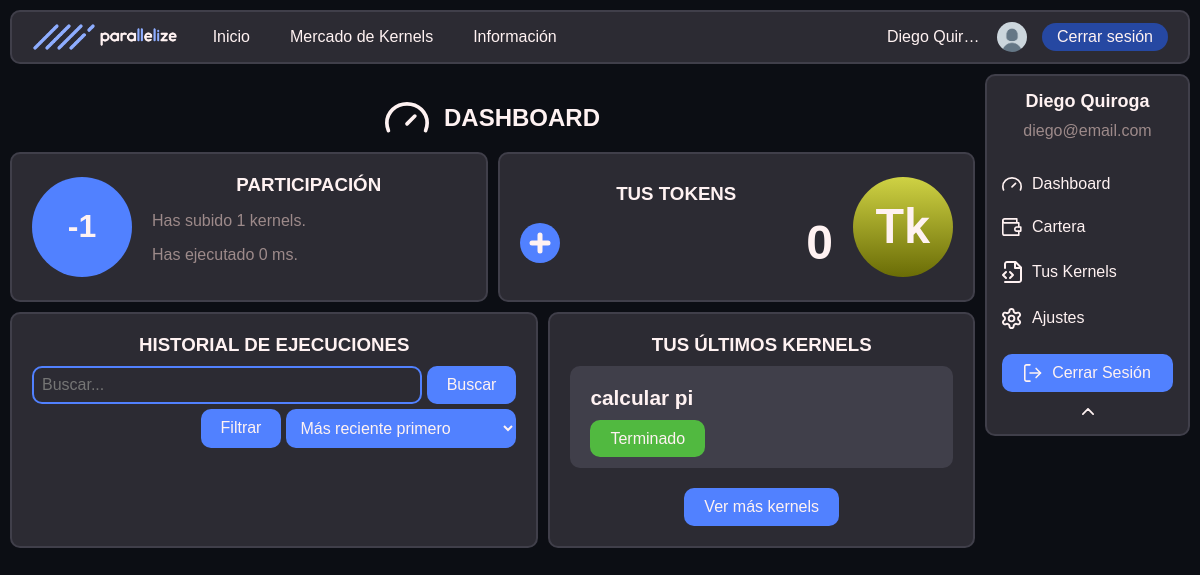
/user_dashboard.php (signed in), run on the app's committed database.
### tables this page shows
CREATE TABLE `users` (
  `user_email` varchar(60) NOT NULL,
  `user_password` varchar(60) NOT NULL,
  `millis_crunched` int(11) NOT NULL DEFAULT 0,
  `ranking` int(11) NOT NULL DEFAULT -1,
  `tokens` double NOT NULL DEFAULT 0,
  `last_active` date NOT NULL DEFAULT current_timestamp(),
  `blocked` tinyint(1) NOT NULL DEFAULT 0,
  `user_name` varchar(20) NOT NULL,
  `is_admin` tinyint(1) NOT NULL DEFAULT 0
);

CREATE TABLE `kernels` (
  `name` varchar(30) NOT NULL,
  `is_finished` tinyint(1) NOT NULL,
  `user_email` varchar(60) NOT NULL,
  `id` int(11) NOT NULL,
  `js_code` longtext NOT NULL,
  `reward_per_line` double NOT NULL,
  `total_reward` double NOT NULL,
  `description` longtext NOT NULL,
  `upload_time` timestamp NOT NULL DEFAULT current_timestamp(),
  `iteration_count` bigint(20) NOT NULL
);

### includes/src/dao/Usuario.php (called while the page is built, shortened)
<?php
class Usuario
{
    private $user_name;
    private $user_email;
    private $millis_crunched;
    private $ranking;
    private $tokens;
    public static function buscaUsuario($user_email)
    {
        $conn = Aplicacion::getInstance()->getConexionBd();
        $query = sprintf("SELECT * FROM users U WHERE U.user_email = '%s'", $conn->real_escape_string($user_email));
        $rs = $conn->query($query);
        if ($rs->num_rows == 0) {
            return false;
        } else {
            $fila = $rs->fetch_assoc();
            return new Usuario($fila['user_name'], $fila['user_email'], $fila['user_password'],
                $fila['millis_crunched'], $fila['ranking'], $fila['tokens'], $fila['last_active'], $fila['blocked'],
                $fila['is_admin']);
        }
    }
    public function __construct($user_name, $user_email, $user_password, $millis_crunched, $ranking, $tokens, $last_active, $blocked, $is_admin)
    {
        $this->user_name = $user_name;
        $this->user_email = $user_email;
        $this->millis_crunched = $millis_crunched;
        $this->ranking = $ranking;
        $this->tokens = $tokens;
    }
    public function getName()
    {
        return $this->user_name;
    }
    public function getEmail()
    {
        return $this->user_email;
    }
    public function gettokens()
    {
        return $this->tokens;
    }
    public function getMsCrunched()
    {
        return $this->millis_crunched;
    }
    public function getKernelCount()
    {
        return sizeof(\parallelize_namespace\Kernel::buscaKernelDeUsuario($this));
    }
    public function getKernels()
    {
        return \parallelize_namespace\Kernel::buscaKernelDeUsuario($this);
    }
    public function getPicUrl()
    {
        return RUTA_IMGS."/default_profile_pic.png";
    }
    public function getRanking(){
        return $this->ranking;
    }
}

### includes/src/dao/Kernel.php (called while the page is built, shortened)
<?php
class Kernel
{
    private $name;
    private $id;
    private $iteration_count;
    private $segment_cache;
    public static function buscaKernelDeUsuario(Usuario $user)
    {
        $conn = Aplicacion::getInstance()->getConexionBd();
        $query = sprintf("SELECT * FROM kernels K WHERE K.user_email = '%s'", $conn->real_escape_string($user->getEmail()));
        $rs = $conn->query($query);
        $raw_kernels = $rs->fetch_all(MYSQLI_ASSOC);
        $ret = [];
        foreach ($raw_kernels as $rk) {
            $ret[] = new Kernel(
                $rk['name'],
                $rk['user_email'],
                $rk['id'],
                $rk['js_code'],
                $rk['description'],
                $rk['total_reward'],
                $rk['reward_per_line'],
                $rk["iteration_count"],
                $rk['upload_time']
            );
        }
        return $ret;
    }
    public function __construct($name, $user_email, $id, $js_code, $description, $total_reward, $getreward_per_line, $iteration_count, $upload_time)
    {
        $this->name = $name;
        $this->id = $id;
        $this->iteration_count = $iteration_count;
    }
    public function getname()
    {
        return $this->name;
    }
    public function is_finished()
    {
        for ($i = 0; $i < $this->iteration_count; $i++) {
            $res = $this->result_at($i);
        }
        return true;
    }
    public function result_at($n)
    {
        $seg = null;
        if ($this->segment_cache && $this->segment_cache->contains($n)) {
            $seg = $this->segment_cache;
        } else {
            $seg = \parallelize_namespace\ExecutionSegment::buscaSegmentosConKernelIdQueContenganIt($this->id, $n);
            $this->segment_cache = $seg;
        }
        $sub_index = $n - $seg->getiteration_start();
        $res_list = explode(",", $seg->getresults());
        if (isset($res_list[$sub_index])) {
            return $res_list[$sub_index];
        }
        return "not_solved";
    }
    public function getid()
    {
        return $this->id;
    }
}

### includes/src/dao/ExecutionSegment.php (called while the page is built, shortened)
<?php
class ExecutionSegment
{
    private $results;
    private $iteration_start;
    private $iteration_end;
    public static function buscaSegmentosConKernelIdQueContenganIt($id, $it)
    {
        $conn = Aplicacion::getInstance()->getConexionBd();
        $ret = null;
        $query = sprintf(
            "SELECT * FROM execution_segments K WHERE K.kernel_id = '%s' && K.iteration_start <= %d && K.iteration_end > %d",
            $conn->real_escape_string($id),
            $conn->real_escape_string($it),
            $conn->real_escape_string($it)
        );
        $rs = $conn->query($query);
        if (mysqli_num_rows($rs)) {
            $rk = $rs->fetch_assoc();
            $ret = new ExecutionSegment(
                $rk['user_email'],
                $rk['start_time'],
                $rk['kernel_id'],
                $rk['results'],
                $rk['iteration_start'],
                $rk['iteration_end'],
            );
        }
        return $ret;
    }
    public function __construct($user_email, $start_time, $kernel_id, $results, $iteration_start, $iteration_end)
    {
        $this->results = $results;
        $this->iteration_start = $iteration_start;
        $this->iteration_end = $iteration_end;
    }
    public function getresults()
    {
        return $this->results;
    }
    public function getiteration_start()
    {
        return $this->iteration_start;
    }
    public function contains($n)
    {
        return $n >= $this->iteration_start && $n < $this->iteration_end;
    }
}

### user_dashboard.php (the view, shortened to what this page needs)
<?php
$user = \parallelize_namespace\Usuario::buscaUsuario($_SESSION["user_email"]);
?>
<!DOCTYPE html>
<html lang="es">
<head>
    <link rel="stylesheet" href="<?= RUTA_CSS ?>/nav_bar.css">
    <link rel="stylesheet" href="<?= RUTA_CSS ?>/user_nav_bar.css">
    <link rel="stylesheet" href="<?= RUTA_CSS ?>/user_dashboard.css">
</head>
<body>
    <?php require("includes/src/vistas/user_nav_bar.php") ?>
    <?php require("includes/src/vistas/nav_bar.php") ?>
    <div class="main-container">
        <div id="user-panel">
            <div class="header">
                <img src="./<?= RUTA_SVG ?>/Dashboard_i.svg" alt="" width="44">
                <h2>DASHBOARD</h2>
            </div>
            <div class="sections-container">
                <div class="section section-h">
                    <div class="ranking circle-border c-h-blue">
                        <?= $user->getRanking() ?>
                    </div>
                    <div class="lateral-info">
                        <h3 class="title">PARTICIPACIÓN</h3>
                        <p class="t-muted">Has subido
                            <?= $user->getKernelCount() ?>
                            kernels.
                        </p>
                        <p class="t-muted">Has ejecutado
                            <?= $user->getMsCrunched() ?>
                            ms.
                        </p>
                    </div>
                </div>
                <div class="section section-h">
                    <?php require("includes/src/vistas/token_big_info.php") ?>
                </div>
                <div class="section">
                    <h3 class="title">HISTORIAL DE EJECUCIONES</h3>
                    <form class="search-form" action="">
                        <div class="main-panel">
                            <input class="input-field" type="text" name="" id="" placeholder="Buscar...">
                            <button class="button c-h-blue" type="submit">Buscar</button>
                        </div>
                        <div class="option-panel">
                            <button class="button c-h-blue">Filtrar</button>
                            <select class="select" name="orderby" id="orderby">
                                <optgroup label="Fecha">
                                    <option value="more recent first">Más reciente primero</option>
                                </optgroup>
                            </select>
                        </div>
                    </form>
                </div>
                <div id="last-kernels" class="section">
                    <h3 class="title">TUS ÚLTIMOS KERNELS</h3>
                    <div class="kernels">
                        <?php if (sizeof($kernels = $user->getKernels()) > 0): ?>
                            <?php
                            $kernels = array_slice($kernels, 0, 3);
                            foreach ($kernels as $k) {
                                $kName = $k->getname();
                                $kRunState = $k->is_finished() ? "Terminado": "Corriendo";
                                $kId = $k->getid();
                                echo <<<HTML
                                    <div class="upload-k"  onclick="location.href='kernel_info.php?id=$kId'">
                                        <h4 class="k-title">$kName</h4>
                                        <span class="button c-green">$kRunState</span>
                                    </div>
                                HTML;
                            }
                            ?>
                        <?php else: ?>
                            <p>Todavía no has subido kernels.
                            <p>
                            <?php endif ?>
                    </div>
                    <button type="button" class="button c-h-blue" onclick="location.href='your_kernels.php'">Ver más
                        kernels</button>
                </div>
            </div>
        </div>
    </div>
</body>
</html>

### includes/src/vistas/user_nav_bar.php (shortened to what this page needs)
<div id="user-nav-bar">
    <div class="header">
        <p class="name">
            <?= \parallelize_namespace\Usuario::buscaUsuario($_SESSION["user_email"])->getName() ?>
        </p>
        <p class="email">
            <?= \parallelize_namespace\Usuario::buscaUsuario($_SESSION["user_email"])->getEmail() ?>
        </p>
    </div>
    <div id="user-nb-options" class="panel">
        <p><a href="user_dashboard.php"><img src="<?= RUTA_SVG ?>/Dashboard_i.svg" alt="" width="20"> Dashboard</a></p>
        <p><a href="wallet.php"><img src="<?= RUTA_SVG ?>/Wallet_i.svg" alt="" width="20"> Cartera</a></p>
        <p><a href="your_kernels.php"><img src="<?= RUTA_SVG ?>/Kernels_i.svg" alt="" width="20"> Tus Kernels</a></p>
        <p><a href="settings.php"><img src="<?= RUTA_SVG ?>/Settings_i.svg" alt="" width="20"> Ajustes</a></p>
        <button class="button c-h-blue" onclick="location.href='logout.php'"><img
                src="./<?= RUTA_SVG ?>/log-out_i.svg" alt="" width="18">Cerrar Sesión</button>
    </div>
    <div class="fold">
        <button id="user-nb-toggle-b" onclick="toggleUserNavBar()"><img src="./<?= RUTA_SVG ?>/Fold_i.svg" alt=""
                width="12"></button>
    </div>
</div>

### includes/src/vistas/nav_bar.php (shortened to what this page needs)
<div id="nav-bar-container">
    <div id="nav-bar">
        <div class="nav-bar-sec">
            <a href="index.php"><img src="<?= RUTA_IMGS ?>/logo-h-dMode.png" alt="" height="30"></a>
            <ul class="links-sec">
                <li><a href="index.php">Inicio</a></li>
                <li><a href="kernel_marketplace.php">Mercado de Kernels</a>
                </li>
                <li><a href="FAQ.php">Información</a>
                </li>
            </ul>
        </div>
        <?php if (isset($_SESSION["user_email"])): ?>
            <div class="nav-bar-sec">
                <p class="username no-margin">
                    <a href="user_dashboard.php">
                        <?= \parallelize_namespace\Usuario::buscaUsuario($_SESSION["user_email"])->getName(); ?>
                    </a>
                </p>
                <a href="user_dashboard.php">
                    <img class="circle-border" src="<?= \parallelize_namespace\Usuario::buscaUsuario($_SESSION["user_email"])->getPicUrl(); ?>" alt=""
                        width="30" height="30"/>
                </a>
                <button class="small-button c-h-b-blue" onclick="location.href='logout.php'">Cerrar
                    sesión</button>
            </div>
        <?php endif; ?>
    </div>
</div>

### includes/src/vistas/token_big_info.php
<div class="lateral-info">
    <h3 class="title">TUS TOKENS</h3>
    <div class="flex-between">
        <button class="circular-button button c-h-blue" onclick="location.href='token_transaction.php'">
            <img src="<?= RUTA_SVG ?>/Plus_i.svg" alt="">
        </button>
        <h3 class="t-big no-margin">
            <?= \parallelize_namespace\Usuario::buscaUsuario($_SESSION["user_email"])->gettokens() ?>
        </h3>
    </div>
</div>
<img src="<?= RUTA_SVG ?>/Token_i.svg" alt="" width="100" heigh="100">

### css/nav_bar.css (style rules this page uses)
#nav-bar-container { position: sticky; top: 0px; padding: 10px; width: 100%; box-sizing: border-box; }
#nav-bar { background-color: var(--gris); height: 54px; padding: 0px 20px; box-sizing: border-box; display: flex; align-items: center; justify-content: space-between; border-radius: 10px; width: 100%; border: 2px solid var(--h-gris); }
#nav-bar > .nav-bar-sec { display: flex; gap: 15px; align-items: center; }
#nav-bar ul { list-style-type: none; margin: 0; padding: 0; }
#nav-bar li { padding: 16px 20px; transition: all 0.3s; }
#nav-bar a { color: inherit; text-decoration: none; }
#nav-bar a > img { display: block; }
#nav-bar .username { max-width: 95px; text-overflow: ellipsis; white-space: nowrap; overflow: hidden; }
#nav-bar > .nav-bar-sec > ul > li { display: inline-block; }
#nav-bar > .nav-bar-sec > ul { display: flex; align-items: center; }

### css/user_nav_bar.css (style rules this page uses)
#user-nav-bar { background-color: var(--gris); box-sizing: border-box; width: 205px; padding: 15px; margin-right: 10px; position: fixed; top: 74px; right: 0px; border-radius: 10px; border: 2px solid var(--h-gris); }
#user-nav-bar > .header > p { margin: 0px 0px 10px 0px; text-align: center; }
#user-nav-bar > .header > .name { font-size: large; font-weight: bold; }
#user-nav-bar > .header > .email { color: var(--m-text); }
#user-nav-bar > .panel a { color: inherit; text-decoration: none; display: flex; align-items: center; }
#user-nav-bar > .panel > p { margin: 25px 0px; }
#user-nav-bar > .panel img { margin: 0px 10px 0px 0px; }
#user-nav-bar > .panel button { display: flex; align-items: center; justify-content: center; width: 100%; margin: 10px 0px; }
#user-nav-bar > .fold { display: flex; justify-content: center; }
#user-nav-bar > .fold > button { background-color: inherit; border: none; }
#user-nb-options { max-height: 300px; transition: all 0.5s; overflow: hidden; }

### css/user_dashboard.css (style rules this page uses)
.sections-container > .section:first-child, .section:nth-child(2) { min-width: calc(50% - 5px); }
.ranking { width: 100px; height: 100px; font-size: 2em; font-weight: bold; flex-shrink: 0; display: flex; justify-content: center; align-items: center; }
#last-kernels { display: flex; flex-direction: column; align-items: center; }
#last-kernels > .kernels { width: 100%; margin-bottom: 20px; display: flex; flex-direction: column; gap: 10px; }
#last-kernels > .kernels > .upload-k { background-color: var(--h-gris); padding: 20px; border-radius: 10px; }
#last-kernels > .kernels > .upload-k > .k-title { margin-top: 0px; margin-bottom: 20px; font-size: 1.3em; }

### data on the page
users: user_name "Diego Quiroga", user_email "diego@email.com", user_name "Diego Quir…", ranking "-1", millis_crunched "0"
kernels: name "calcular pi", kRunState "Terminado"

### other printed values
$user->getKernelCount() "1"
